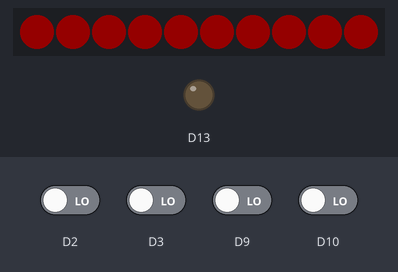
Bench run of a sketch on a simulated Adafruit Circuit Playground Express. On the bench: 10 RGB LEDs in strip order, left to right, output pins drawn as LEDs (lit = HIGH). Inputs (shaded band) come from the test bench; at power-on: D2, D3, D9, D10 LOW. Dim RGB values are drawn brighter than linear.

Above: at 1.2 s.
1.3 s: D2 driven HIGH and D3 driven HIGH
At 2.1 s:
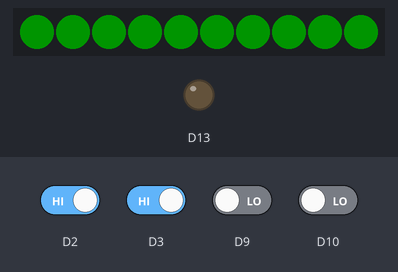
2.8 s: D2 driven LOW
At 4.1 s:
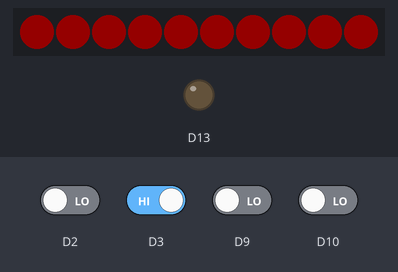
4.4 s: D2 driven HIGH
At 4.8 s:
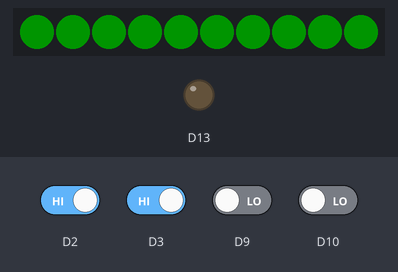
Timing chart, 0 to 7.4 s (numbered marks = the images above; inputs shaded):
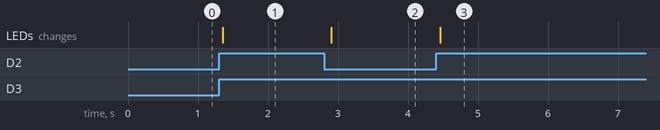

The sketch:

ArtScience_Verificador.ino
```cpp
#include <Adafruit_CircuitPlayground.h>
uint8_t red, green, blue;

void setup() {
  // put your setup code here, to run once:
  CircuitPlayground.begin();
  pinMode(2, INPUT);
  pinMode(3, INPUT);
  pinMode(9, INPUT);
  pinMode(10, INPUT);
}

void loop() {
  // put your main code here, to run repeatedly:

  int sum= digitalRead(2)+digitalRead(3)+digitalRead(9)+digitalRead(10);

  red=green=blue=0;
  if(sum>=2) green=255;
  else red=255;
  for (int i = 0; i <= 9; i++) {
    CircuitPlayground.setPixelColor(i, CircuitPlayground.strip.Color(red, green, blue));
  }
  delay(100);

}
```

Measured:
- after the input at 1.3 s, the LEDs: change after 0.05 s (image 1)
- after the input at 2.8 s, the LEDs: change after 0.11 s (image 2)
- after the input at 4.4 s, the LEDs: change after 0.06 s (image 3)
